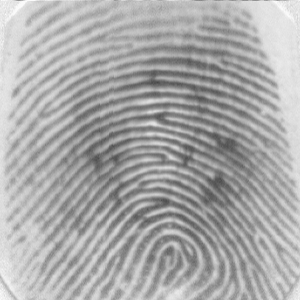
%> input picture 101_2.tif, 300 x 300 px
$ octave Fingerprint.m   (GNU Octave 9; MATLAB toolbox functions it lacks are replaced by stand-ins)
%> lines starting %> are read from the running program, lines starting %| are printed output that depends on the picture; in (x1, y1, x2, y2) boxes, pixels count from 0 and x2, y2 are one past the last pixel; in counts of white or black regions, pixels touching at a corner belong together; the program's own positions count from 1
clc; clear; close all;

%% Step 1: Create Timestamped Output Folder
timestamp = datestr(now, 'yyyy-mm-dd_HH-MM-SS');
outputDir = ['fingerprint_outputs_' timestamp];
mkdir(outputDir);

imgName = '101_2.tif';  % Your fingerprint image

%% Step 2: Load and Preprocess Image
orig_img = imread(imgName);
%> orig_img is the input picture: size 300x300 uint8; min 71, max 250, mean 169.5
img = imresize(orig_img, [512 512]);

if size(img, 3) == 3
    img = rgb2gray(img);
end

img = medfilt2(img, [3 3]);  % Slight smoothing
img = imsharpen(img, 'Radius', 1, 'Amount', 0.7);  % Mild sharpening

% Save comparison
f_compare = figure;
subplot(1,2,1), imshow(orig_img), title('Original');
subplot(1,2,2), imshow(img), title('Sharpened');
saveas(f_compare, fullfile(outputDir, '00_comparison_sharpened.png'));

f1 = figure; imshow(img); title('Grayscale + Sharpened');
saveas(f1, fullfile(outputDir, '01_sharpened.png'));

%% Step 3: Segment Fingerprint
mask = imbinarize(img, 'adaptive', ...
    'ForegroundPolarity', 'dark', 'Sensitivity', 0.45);
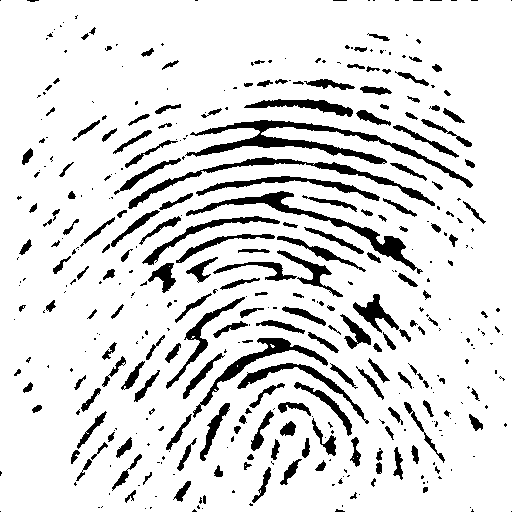
%> mask: size 512x512 logical; 87.1% white; 409 black regions (225 under 20 px), largest, box (x1, y1, x2, y2) and area: (185, 120, 473, 188) 3000, (186, 191, 423, 274) 1983, (128, 157, 435, 209) 1737
mask = imclose(mask, strel('disk', 3));
%> mask: size 512x512 logical; 91.5% white; 208 black regions (16 under 20 px), largest, box (x1, y1, x2, y2) and area: (200, 134, 384, 164) 1363, (219, 338, 290, 381) 819, (349, 224, 415, 269) 817
mask = imfill(mask, 'holes');
%> mask: size 512x512 logical; 100% white; black in thin lines or dots

segmented = img;
segmented(~mask) = 255;
%> segmented: size 512x512 uint8; min 77, max 255, mean 169.6

f2 = figure; imshow(segmented); title('Segmented Fingerprint');
saveas(f2, fullfile(outputDir, '02_segmented.png'));

%% Step 4: Orientation Field
[orientim, ~] = ridgeorient(segmented, 1, 3, 3);
%> in ridgeorient, `orientim = 0.5 * atan2(sin2theta, cos2theta);`:
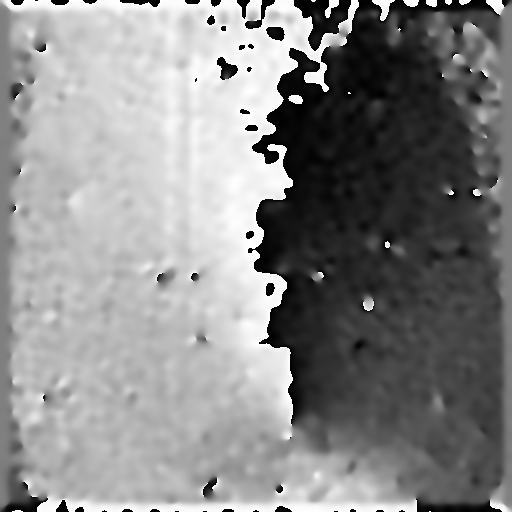
%> orientim: size 512x512 double; min -1.57, max 1.57, mean 0.117; drawn with min black and max white
%> in ridgeorient, `reliability = denom ./ max(Gxx + Gyy, eps);`:
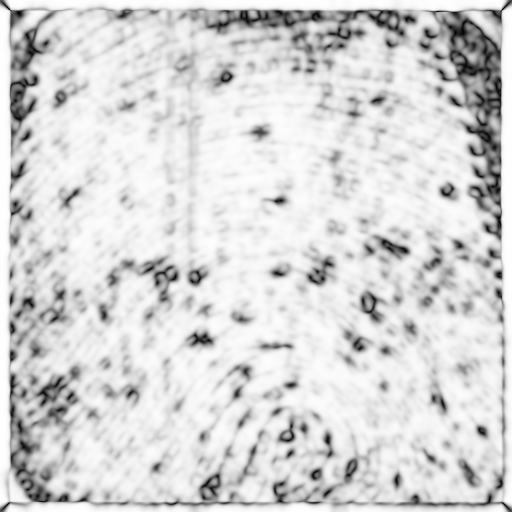
%> reliability: size 512x512 double; min 0.00537, max 1, mean 0.841
spacing = 16;
[rows, cols] = size(segmented);
%> rows = 512; cols = 512
[X, Y] = meshgrid(1:spacing:cols, 1:spacing:rows);
orient_quiver = orientim(1:spacing:end, 1:spacing:end);
U = cos(orient_quiver);
V = -sin(orient_quiver);  % Negative for image coordinates

f3 = figure; imshow(segmented); hold on;
quiver(X, Y, U, V, 0.5, 'r');
title('Ridge Orientation (Flow)');
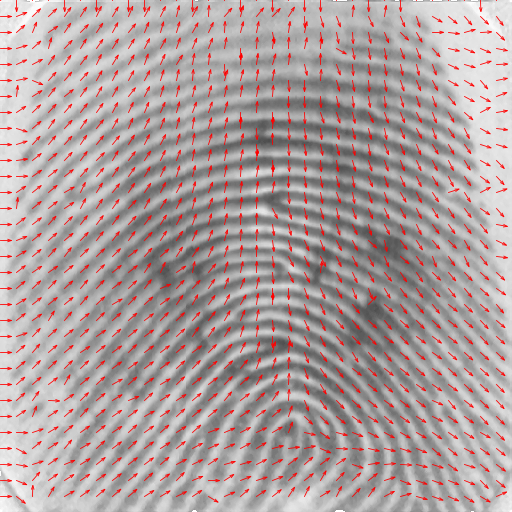
%> figure redrawn from the program's plot data; its title reads 'Ridge Orientation (Flow)'
saveas(f3, fullfile(outputDir, '03_orientation.png'));

%% Step 5: Level 1 Features - Core, Delta, Pattern Type
singularMap = detect_singularities(orientim);
%> after the loop in detect_singularities, `for i = 2:rows-1`: singularMap: size 512x512 double; every value is 0
[core_y, core_x] = find(singularMap == 1);
%> core_y = []; core_x = []
[delta_y, delta_x] = find(singularMap == -1);
%> delta_y = []; delta_x = []

f4 = figure; imshow(segmented); hold on;
plot(core_x, core_y, 'ro', 'MarkerSize', 10, 'LineWidth', 2);
plot(delta_x, delta_y, 'go', 'MarkerSize', 10, 'LineWidth', 2);
legend('Core', 'Delta');
title('Level 1: Core (Red), Delta (Green)');
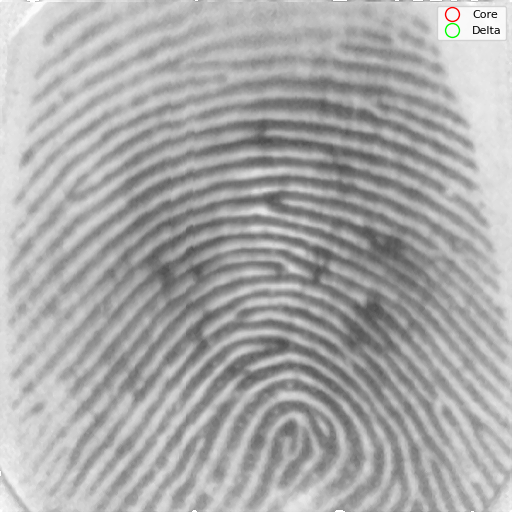
%> figure redrawn from the program's plot data; its title reads 'Level 1: Core (Red), Delta (Green)'
saveas(f4, fullfile(outputDir, '04_level1_features.png'));

% Save CSV
writematrix([core_x core_y], fullfile(outputDir, 'core_points.csv'));
writematrix([delta_x delta_y], fullfile(outputDir, 'delta_points.csv'));

% Pattern Classification
num_cores = numel(core_x);
%> num_cores = 0
num_deltas = numel(delta_x);
%> num_deltas = 0
if num_cores == 1 && num_deltas == 1
    pattern = 'Loop';
elseif num_cores >= 1 && num_deltas >= 2
    pattern = 'Whorl';
elseif num_cores == 0 && num_deltas == 0
    pattern = 'Arch';
else
    pattern = 'Complex or Noisy';
end

disp(['Detected Pattern Type: ', pattern]);
fid = fopen(fullfile(outputDir, 'pattern_type.txt'), 'w');
fprintf(fid, 'Detected Pattern: %s\n', pattern);
fclose(fid);

%% Step 6: Level 2 - Minutiae Detection
bw = imbinarize(segmented);
%> bw: size 512x512 logical; 55.6% white; 130 black regions (71 under 20 px), largest, box (x1, y1, x2, y2) and area: (29, 53, 505, 512) 101895, (229, 400, 340, 509) 5144, (339, 27, 425, 65) 1384
thin_img = bwmorph(~bw, 'thin', Inf);
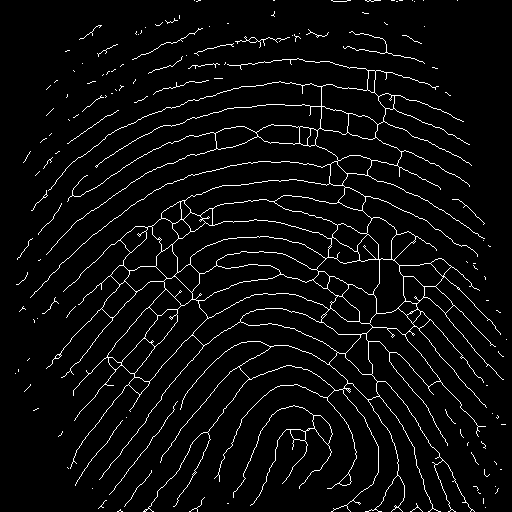
%> thin_img: size 512x512 logical; 4.4% white in thin lines or dots

[min_end, min_bif] = extract_minutiae(thin_img);
%> after the loop in extract_minutiae, `for i = 2:rows-1`: bifurcation = 866 rows, first 12: [15 274; 16 273; 16 274; 20 175; 21 175; 21 176; 23 168; 23 169; 26 100; 26 101; 27 101; 30 199]; cn = 2; n = [true false false; false true false; false false true]; ridge_end = 292 rows, first 12: [2 197; 2 397; 2 398; 12 275; 13 363; 14 369; 16 180; 16 272; 17 275; 19 175; 19 180; 21 166]
%> min_end has the same summary as ridge_end in extract_minutiae; min_bif has the same summary as bifurcation in extract_minutiae

f5 = figure; imshow(~thin_img); hold on;
plot(min_end(:,2), min_end(:,1), 'ro');
plot(min_bif(:,2), min_bif(:,1), 'go');
legend('Ridge Ending', 'Bifurcation');
title('Level 2: Minutiae');
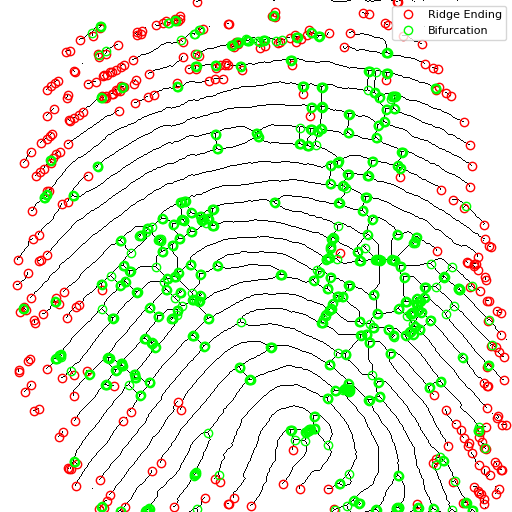
%> figure redrawn from the program's plot data; its title reads 'Level 2: Minutiae'
saveas(f5, fullfile(outputDir, '05_level2_minutiae.png'));

writematrix(min_end, fullfile(outputDir, 'ridge_endings.csv'));
writematrix(min_bif, fullfile(outputDir, 'bifurcations.csv'));

disp(['✔ All outputs saved to folder: ', outputDir]);

%% ----------------------- HELPER FUNCTIONS -----------------------

function [ridge_end, bifurcation] = extract_minutiae(thin)
    [rows, cols] = size(thin);
    ridge_end = [];
    bifurcation = [];

    for i = 2:rows-1
        for j = 2:cols-1
            if thin(i,j)
                n = thin(i-1:i+1, j-1:j+1);
                cn = sum(n(:)) - 1;
                if cn == 1
                    ridge_end = [ridge_end; i j];
                elseif cn >= 3
                    bifurcation = [bifurcation; i j];
                end
            end
        end
    end
end

function singularMap = detect_singularities(orient)
    [rows, cols] = size(orient);
    singularMap = zeros(rows, cols);
    orient_deg = orient * 180 / pi;

    for i = 2:rows-1
        for j = 2:cols-1
            block = orient_deg(i-1:i+1, j-1:j+1);
            angles = block([1 2 3 6 9 8 7 4 1]);
            diff_angle = angles(2:end) - angles(1:end-1);
            diff_angle = mod(diff_angle + 180, 360) - 180;
            sum_angle = sum(diff_angle);

            if abs(sum_angle - 180) < 30
                singularMap(i,j) = 1;   % Core
            elseif abs(sum_angle + 180) < 30
                singularMap(i,j) = -1;  % Delta
            end
        end
    end
end

function [orientim, reliability] = ridgeorient(im, gradientsigma, blocksigma, orientsmoothsigma)
    im = double(im);
    sze = fix(6 * gradientsigma); if mod(sze,2)==0, sze = sze+1; end
    gauss = fspecial('gaussian', sze, gradientsigma);
    [fx, fy] = gradient(gauss);
    Gx = filter2(fx, im); Gy = filter2(fy, im);
    Gxx = Gx.^2; Gyy = Gy.^2; Gxy = Gx.*Gy;

    sze = fix(6 * blocksigma); if mod(sze,2)==0, sze = sze+1; end
    gauss = fspecial('gaussian', sze, blocksigma);
    Gxx = filter2(gauss, Gxx); Gyy = filter2(gauss, Gyy);
    Gxy = 2 * filter2(gauss, Gxy);

    denom = sqrt(Gxy.^2 + (Gxx - Gyy).^2) + eps;
    sin2theta = Gxy ./ denom; cos2theta = (Gxx - Gyy) ./ denom;

    sze = fix(6 * orientsmoothsigma); if mod(sze,2)==0, sze = sze+1; end
    gauss = fspecial('gaussian', sze, orientsmoothsigma);
    sin2theta = filter2(gauss, sin2theta);
    cos2theta = filter2(gauss, cos2theta);

    orientim = 0.5 * atan2(sin2theta, cos2theta);
    reliability = denom ./ max(Gxx + Gyy, eps);
end
